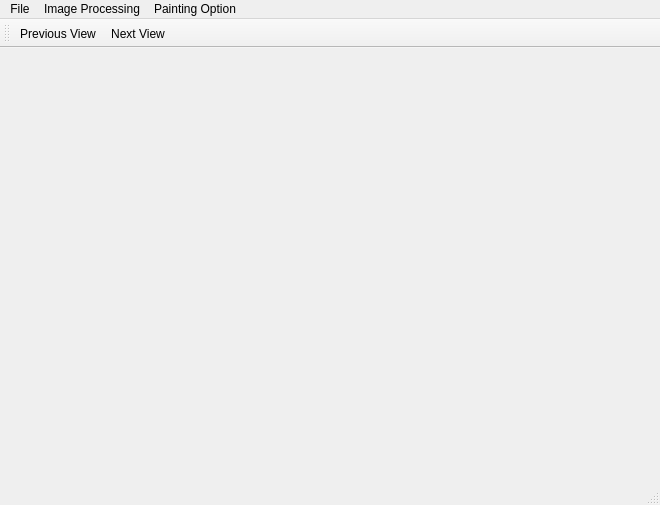
<?xml version="1.0" encoding="UTF-8"?>
<ui version="4.0">
 <class>PaintingUI</class>
 <widget class="QMainWindow" name="PaintingUI">
  <property name="geometry">
   <rect>
    <x>0</x>
    <y>0</y>
    <width>660</width>
    <height>505</height>
   </rect>
  </property>
  <property name="windowTitle">
   <string>PaintingUI</string>
  </property>
  <widget class="QWidget" name="centralWidget"/>
  <widget class="QToolBar" name="mainToolBar">
   <attribute name="toolBarArea">
    <enum>TopToolBarArea</enum>
   </attribute>
   <attribute name="toolBarBreak">
    <bool>false</bool>
   </attribute>
   <addaction name="actionPreviousView"/>
   <addaction name="actionNextView"/>
  </widget>
  <widget class="QStatusBar" name="statusBar"/>
  <widget class="QMenuBar" name="menuBar">
   <property name="geometry">
    <rect>
     <x>0</x>
     <y>0</y>
     <width>660</width>
     <height>21</height>
    </rect>
   </property>
   <widget class="QMenu" name="menuAbout">
    <property name="title">
     <string>Image Processing</string>
    </property>
    <addaction name="actionExtractColorVoxels"/>
    <addaction name="actionCreateImg4Projection"/>
   </widget>
   <widget class="QMenu" name="menuFile">
    <property name="title">
     <string>File</string>
    </property>
    <addaction name="actionOpen"/>
    <addaction name="actionSaveAs"/>
    <addaction name="separator"/>
    <addaction name="actionQuit"/>
   </widget>
   <widget class="QMenu" name="menuPaintingOption">
    <property name="title">
     <string>Painting Option</string>
    </property>
    <addaction name="actionPenColor"/>
    <addaction name="actionPenWidth"/>
    <addaction name="separator"/>
    <addaction name="actionClearScreen"/>
   </widget>
   <addaction name="menuFile"/>
   <addaction name="menuAbout"/>
   <addaction name="menuPaintingOption"/>
  </widget>
  <action name="actionmm">
   <property name="text">
    <string>mm</string>
   </property>
  </action>
  <action name="actionmj">
   <property name="text">
    <string>mj</string>
   </property>
  </action>
  <action name="actionNextView">
   <property name="text">
    <string>Next View</string>
   </property>
  </action>
  <action name="actionprevious">
   <property name="text">
    <string>previous</string>
   </property>
  </action>
  <action name="actionPreviousView">
   <property name="text">
    <string>Previous View</string>
   </property>
  </action>
  <action name="actionExtractColorVoxels">
   <property name="text">
    <string>Extract Color Voxels</string>
   </property>
  </action>
  <action name="actionCreateImage4Projection">
   <property name="text">
    <string>Create Image for Projection</string>
   </property>
  </action>
  <action name="actionCreateImg4Projection">
   <property name="text">
    <string>Create Image for Projection</string>
   </property>
  </action>
  <action name="actionOpen">
   <property name="text">
    <string>Open</string>
   </property>
  </action>
  <action name="actionSaveAs">
   <property name="text">
    <string>Save As</string>
   </property>
  </action>
  <action name="actionPenColor">
   <property name="text">
    <string>Pen Color</string>
   </property>
  </action>
  <action name="actionPenWidth">
   <property name="text">
    <string>Pen Width</string>
   </property>
  </action>
  <action name="actionQuit">
   <property name="text">
    <string>Quit</string>
   </property>
  </action>
  <action name="actionClearScreen">
   <property name="text">
    <string>Clear Screen</string>
   </property>
  </action>
 </widget>
 <layoutdefault spacing="6" margin="11"/>
 <resources>
  <include location="PaintingUI.qrc"/>
 </resources>
 <connections/>
</ui>
